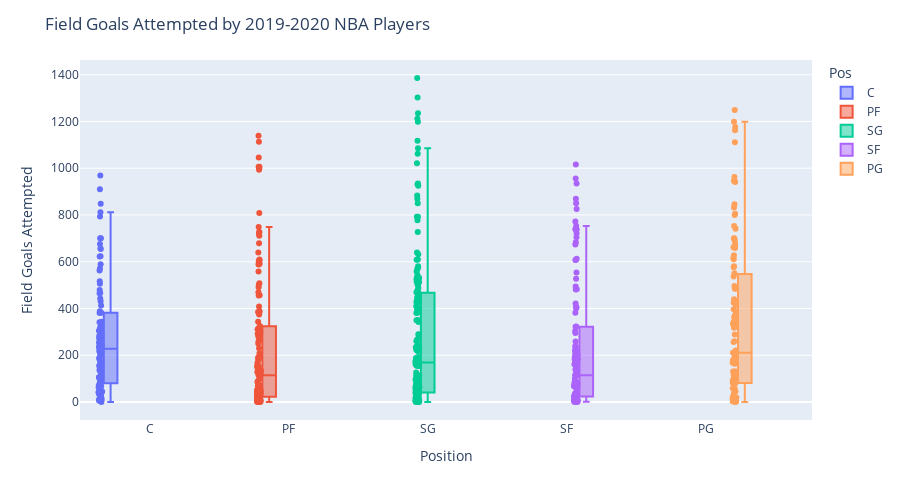

Source (notebook cell):
### Markdown cell above
### Box Plots

### Code cell
fig = px.box(basketballData, y="FGA", color = 'Pos', x = 'Pos',
                points='all', hover_data = ['Player']) # can be 'outliers', or False

fig.update_layout(
    height=500,
    title_text='Field Goals Attempted by 2019-2020 NBA Players',
    xaxis_title="Position",
    yaxis_title="Field Goals Attempted"
)
fig.show()

### Figure 1 — Plotly figure (JSON) as saved in the notebook; plotly's stock layout.template omitted (floating-point values rounded to 4 significant figures; data arrays with more than 128 entries replaced by an {"elided": "..."} marker saying what was removed)
{"data": [{"alignmentgroup": "True", "boxpoints": "all", "customdata": [["Steven Adams"], ["LaMarcus Aldridge"], ["Jarrett Allen"], ["Deandre Ayton"], ["Mo Bamba"], ["Aron Baynes"], ["Khem Birch"], ["Goga Bitadze"], ["Bismack Biyombo"], ["Marques Bolden"], ["Tony Bradley"], ["Moses Brown"], ["Thomas Bryant"], ["Clint Capela"], ["Wendell Carter Jr."], ["Willie Cauley-Stein"], ["Willie Cauley-Stein"], ["Willie Cauley-Stein"], ["Tyson Chandler"], ["Ed Davis"], ["Dewayne Dedmon"], ["Dewayne Dedmon"], ["Dewayne Dedmon"], ["Cheick Diallo"], ["Gorgui Dieng"], ["Gorgui Dieng"], ["Gorgui Dieng"], ["Andre Drummond"], ["Andre Drummond"], ["Andre Drummond"], ["Joel Embiid"], ["Tacko Fall"], ["Derrick Favors"], ["Bruno Fernando"], ["Daniel Gafford"], ["Marc Gasol"], ["Taj Gibson"], ["Rudy Gobert"], ["Montrezl Harrell"], ["Isaiah Hartenstein"], ["Jaxson Hayes"], ["Dewan Hernandez"], ["Willy Hernangómez"], ["Richaun Holmes"], ["Al Horford"], ["Dwight Howard"], ["Serge Ibaka"], ["Jaren Jackson Jr."], ["Nikola Jokić"], ["Damian Jones"], ["DeAndre Jordan"], ["Mfiondu Kabengele"], ["Frank Kaminsky"], ["Enes Kanter"], ["Maxi Kleber"], ["Luke Kornet"], ["Skal Labissière"], ["Alex Len"], ["Alex Len"], ["Alex Len"], ["Meyers Leonard"], ["Kevon Looney"], ["Brook Lopez"], ["Robin Lopez"], ["Ian Mahinmi"], ["Thon Maker"], ["Boban Marjanović"], ["JaVale McGee"], ["Nicolò Melli"], ["Mike Muscala"], ["Larry Nance Jr."], ["Nerlens Noel"], ["Kyle O'Quinn"], ["Jahlil Okafor"], ["Kelly Olynyk"], ["Anžejs Pasečņiks"], ["Justin Patton"], ["Norvel Pelle"], ["Mason Plumlee"], ["Jakob Poeltl"], ["Vincent Poirier"], ["Bobby Portis"], ["Dwight Powell"], ["Naz Reid"], ["Mitchell Robinson"], ["Domantas Sabonis"], ["Daniel Theis"], ["Tristan Thompson"], ["Karl-Anthony Towns"], ["Myles Turner"], ["Jonas Valančiūnas"], ["Nikola Vučević"], ["Moritz Wagner"], ["Hassan Whiteside"], ["Johnathan Williams"], ["Robert Williams"], ["Cody Zeller"], ["Ante Žižić"], ["Ivica Zubac"]], "hovertemplate": "Pos=%{x}<br>FGA=%{y}<br>Player=%{customdata[0]}<extra></extra>", "legendgroup": "C", "marker": {"color": "#636efa"}, "name": "C", "notched": false, "offsetgroup": "C", "orientation": "v", "showlegend": true, "type": "box", "x": ["C", "C", "C", "C", "C", "C", "C", "C", "C", "C", "C", "C", "C", "C", "C", "C", "C", "C", "C", "C", "C", "C", "C", "C", "C", "C", "C", "C", "C", "C", "C", "C", "C", "C", "C", "C", "C", "C", "C", "C", "C", "C", "C", "C", "C", "C", "C", "C", "C", "C", "C", "C", "C", "C", "C", "C", "C", "C", "C", "C", "C", "C", "C", "C", "C", "C", "C", "C", "C", "C", "C", "C", "C", "C", "C", "C", "C", "C", "C", "C", "C", "C", "C", "C", "C", "C", "C", "C", "C", "C", "C", "C", "C", "C", "C", "C", "C", "C", "C"], "x0": " ", "xaxis": "x", "y": [443, 793, 413, 465, 282, 381, 115, 129, 278, 0, 155, 10, 307, 388, 343, 45, 45, 45, 18, 34, 84, 84, 84, 137, 66, 66, 66, 105, 105, 105, 701, 12, 305, 199, 134, 236, 286, 506, 812, 67, 235, 5, 139, 321, 654, 257, 623, 701, 969, 178, 287, 32, 279, 311, 466, 187, 147, 42, 42, 42, 223, 79, 571, 273, 210, 193, 173, 283, 278, 159, 431, 254, 72, 144, 317, 106, 10, 35, 248, 218, 33, 589, 229, 243, 341, 848, 382, 562, 622, 517, 657, 910, 228, 676, 25, 62, 479, 72, 336], "y0": " ", "yaxis": "y"}, {"alignmentgroup": "True", "boxpoints": "all", "customdata": {"elided": "139x1 str values"}, "hovertemplate": "Pos=%{x}<br>FGA=%{y}<br>Player=%{customdata[0]}<extra></extra>", "legendgroup": "PF", "marker": {"color": "#EF553B"}, "name": "PF", "notched": false, "offsetgroup": "PF", "orientation": "v", "showlegend": true, "type": "box", "x": {"elided": "139 str values"}, "x0": " ", "xaxis": "x", "y": {"elided": "139 int values"}, "y0": " ", "yaxis": "y"}, {"alignmentgroup": "True", "boxpoints": "all", "customdata": {"elided": "165x1 str values"}, "hovertemplate": "Pos=%{x}<br>FGA=%{y}<br>Player=%{customdata[0]}<extra></extra>", "legendgroup": "SG", "marker": {"color": "#00cc96"}, "name": "SG", "notched": false, "offsetgroup": "SG", "orientation": "v", "showlegend": true, "type": "box", "x": {"elided": "165 str values"}, "x0": " ", "xaxis": "x", "y": {"elided": "165 int values"}, "y0": " ", "yaxis": "y"}, {"alignmentgroup": "True", "boxpoints": "all", "customdata": [["Justin Anderson"], ["Thanasis Antetokounmpo"], ["OG Anunoby"], ["Trevor Ariza"], ["Trevor Ariza"], ["Trevor Ariza"], ["Will Barton"], ["Keita Bates-Diop"], ["Keita Bates-Diop"], ["Keita Bates-Diop"], ["Nicolas Batum"], ["Dragan Bender"], ["Dragan Bender"], ["Dragan Bender"], ["Bojan Bogdanović"], ["Isaac Bonga"], ["Ignas Brazdeikis"], ["Mikal Bridges"], ["Miles Bridges"], ["Oshae Brissett"], ["Jaylen Brown"], ["Sterling Brown"], ["Jimmy Butler"], ["Bruno Caboclo"], ["Bruno Caboclo"], ["Bruno Caboclo"], ["Vlatko Čančar"], ["DeMarre Carroll"], ["DeMarre Carroll"], ["DeMarre Carroll"], ["Vince Carter"], ["Wilson Chandler"], ["Zylan Cheatham"], ["Torrey Craig"], ["Jae Crowder"], ["Jae Crowder"], ["Jae Crowder"], ["DeMar DeRozan"], ["Hamidou Diallo"], ["Sekou Doumbouya"], ["Jared Dudley"], ["James Ennis"], ["James Ennis"], ["James Ennis"], ["Terrance Ferguson"], ["Paul George"], ["Javonte Green"], ["Maurice Harkless"], ["Maurice Harkless"], ["Maurice Harkless"], ["Joe Harris"], ["Shaquille Harrison"], ["Josh Hart"], ["Gordon Hayward"], ["Solomon Hill"], ["Solomon Hill"], ["Solomon Hill"], ["Jaylen Hoard"], ["Rondae Hollis-Jefferson"], ["Rodney Hood"], ["Danuel House"], ["De'Andre Hunter"], ["Chandler Hutchison"], ["Joe Ingles"], ["Jonathan Isaac"], ["Wesley Iwundu"], ["Alize Johnson"], ["B.J. Johnson"], ["Keldon Johnson"], ["Derrick Jones Jr."], ["Stanton Kidd"], ["Michael Kidd-Gilchrist"], ["Michael Kidd-Gilchrist"], ["Michael Kidd-Gilchrist"], ["Louis King"], ["Kevin Knox"], ["Kyle Korver"], ["Vic Law"], ["Kawhi Leonard"], ["Caleb Martin"], ["Cody Martin"], ["Kelan Martin"], ["Patrick McCaw"], ["Alfonzo McKinnie"], ["Khris Middleton"], ["Malcolm Miller"], ["Džanan Musa"], ["Sviatoslav Mykhailiuk"], ["Abdel Nader"], ["David Nwaba"], ["KZ Okpala"], ["Cedi Osman"], ["Kelly Oubre Jr."], ["Chandler Parsons"], ["Kevin Porter Jr."], ["Otto Porter"], ["Cam Reddish"], ["Duncan Robinson"], ["Glenn Robinson III"], ["Glenn Robinson III"], ["Glenn Robinson III"], ["Isaiah Roby"], ["JaKarr Sampson"], ["Admiral Schofield"], ["Tony Snell"], ["Juan Toscano-Anderson"], ["Jarrod Uthoff"], ["Denzel Valentine"], ["Taurean Prince"], ["T.J. Warren"], ["Paul Watson"], ["Paul Watson"], ["Paul Watson"], ["Justise Winslow"]], "hovertemplate": "Pos=%{x}<br>FGA=%{y}<br>Player=%{customdata[0]}<extra></extra>", "legendgroup": "SF", "marker": {"color": "#ab63fa"}, "name": "SF", "notched": false, "offsetgroup": "SF", "orientation": "v", "showlegend": true, "type": "box", "x": ["SF", "SF", "SF", "SF", "SF", "SF", "SF", "SF", "SF", "SF", "SF", "SF", "SF", "SF", "SF", "SF", "SF", "SF", "SF", "SF", "SF", "SF", "SF", "SF", "SF", "SF", "SF", "SF", "SF", "SF", "SF", "SF", "SF", "SF", "SF", "SF", "SF", "SF", "SF", "SF", "SF", "SF", "SF", "SF", "SF", "SF", "SF", "SF", "SF", "SF", "SF", "SF", "SF", "SF", "SF", "SF", "SF", "SF", "SF", "SF", "SF", "SF", "SF", "SF", "SF", "SF", "SF", "SF", "SF", "SF", "SF", "SF", "SF", "SF", "SF", "SF", "SF", "SF", "SF", "SF", "SF", "SF", "SF", "SF", "SF", "SF", "SF", "SF", "SF", "SF", "SF", "SF", "SF", "SF", "SF", "SF", "SF", "SF", "SF", "SF", "SF", "SF", "SF", "SF", "SF", "SF", "SF", "SF", "SF", "SF", "SF", "SF", "SF", "SF"], "x0": " ", "xaxis": "x", "y": [6, 36, 527, 159, 159, 159, 738, 2, 2, 2, 81, 71, 71, 71, 935, 184, 22, 407, 753, 36, 772, 218, 722, 8, 8, 8, 15, 25, 25, 25, 304, 183, 5, 208, 114, 114, 114, 956, 219, 236, 50, 68, 68, 68, 199, 674, 98, 66, 66, 66, 705, 165, 481, 607, 15, 15, 15, 32, 295, 172, 482, 683, 175, 494, 322, 194, 15, 18, 31, 323, 3, 7, 7, 7, 21, 401, 259, 3, 1016, 84, 207, 181, 162, 171, 850, 24, 139, 405, 220, 71, 5, 609, 826, 18, 421, 140, 554, 613, 71, 71, 71, 1, 81, 75, 382, 63, 7, 237, 739, 869, 1, 1, 1, 129], "y0": " ", "yaxis": "y"}, {"alignmentgroup": "True", "boxpoints": "all", "customdata": [["Ryan Arcidiacono"], ["D.J. Augustin"], ["Lonzo Ball"], ["J.J. Barea"], ["Patrick Beverley"], ["Eric Bledsoe"], ["Jordan Bone"], ["Ky Bowman"], ["Malcolm Brogdon"], ["Jalen Brunson"], ["Trey Burke"], ["Jevon Carter"], ["Alex Caruso"], ["Joe Chealey"], ["Chris Chiozza"], ["Chris Chiozza"], ["Chris Chiozza"], ["Mike Conley"], ["Quinn Cook"], ["Stephen Curry"], ["Matthew Dellavedova"], ["Luka Dončić"], ["PJ Dozier"], ["Goran Dragić"], ["Kris Dunn"], ["Yogi Ferrell"], ["De'Aaron Fox"], ["Tim Frazier"], ["Markelle Fultz"], ["Darius Garland"], ["Brandon Goodwin"], ["Devonte' Graham"], ["Josh Gray"], ["Jared Harper"], ["George Hill"], ["Aaron Holiday"], ["Kyrie Irving"], ["Frank Jackson"], ["Reggie Jackson"], ["Reggie Jackson"], ["Reggie Jackson"], ["LeBron James"], ["Ty Jerome"], ["Tyus Jones"], ["Cory Joseph"], ["Brandon Knight"], ["Brandon Knight"], ["Brandon Knight"], ["Jalen Lecque"], ["Damian Lillard"], ["Kyle Lowry"], ["Josh Magette"], ["Jeremiah Martin"], ["Frank Mason III"], ["T.J. McConnell"], ["Jordan McLaughlin"], ["De'Anthony Melton"], ["Patty Mills"], ["Ja Morant"], ["Monte Morris"], ["Emmanuel Mudiay"], ["Dejounte Murray"], ["Jamal Murray"], ["Shabazz Napier"], ["Shabazz Napier"], ["Shabazz Napier"], ["Raul Neto"], ["Frank Ntilikina"], ["Elie Okobo"], ["Jeremy Pargo"], ["Chris Paul"], ["Elfrid Payton"], ["Gary Payton II"], ["Shamorie Ponds"], ["Chasson Randle"], ["Justin Robinson"], ["Rajon Rondo"], ["Derrick Rose"], ["Terry Rozier"], ["Ricky Rubio"], ["D'Angelo Russell"], ["D'Angelo Russell"], ["D'Angelo Russell"], ["Tomáš Satoranský"], ["Dennis Schröder"], ["Ben Simmons"], ["Dennis Smith Jr."], ["Ish Smith"], ["Edmond Sumner"], ["Jeff Teague"], ["Jeff Teague"], ["Jeff Teague"], ["Isaiah Thomas"], ["Allonzo Trier"], ["Evan Turner"], ["Fred VanVleet"], ["Gabe Vincent"], ["Kemba Walker"], ["Derrick Walton"], ["Derrick Walton"], ["Derrick Walton"], ["Brad Wanamaker"], ["Tremont Waters"], ["Russell Westbrook"], ["Nigel Williams-Goss"], ["Justin Wright-Foreman"], ["Trae Young"]], "hovertemplate": "Pos=%{x}<br>FGA=%{y}<br>Player=%{customdata[0]}<extra></extra>", "legendgroup": "PG", "marker": {"color": "#FFA15A"}, "name": "PG", "notched": false, "offsetgroup": "PG", "orientation": "v", "showlegend": true, "type": "box", "x": ["PG", "PG", "PG", "PG", "PG", "PG", "PG", "PG", "PG", "PG", "PG", "PG", "PG", "PG", "PG", "PG", "PG", "PG", "PG", "PG", "PG", "PG", "PG", "PG", "PG", "PG", "PG", "PG", "PG", "PG", "PG", "PG", "PG", "PG", "PG", "PG", "PG", "PG", "PG", "PG", "PG", "PG", "PG", "PG", "PG", "PG", "PG", "PG", "PG", "PG", "PG", "PG", "PG", "PG", "PG", "PG", "PG", "PG", "PG", "PG", "PG", "PG", "PG", "PG", "PG", "PG", "PG", "PG", "PG", "PG", "PG", "PG", "PG", "PG", "PG", "PG", "PG", "PG", "PG", "PG", "PG", "PG", "PG", "PG", "PG", "PG", "PG", "PG", "PG", "PG", "PG", "PG", "PG", "PG", "PG", "PG", "PG", "PG", "PG", "PG", "PG", "PG", "PG", "PG", "PG", "PG", "PG"], "x0": " ", "xaxis": "x", "y": [220, 397, 628, 179, 325, 662, 20, 321, 659, 388, 127, 205, 260, 7, 45, 45, 45, 486, 173, 82, 175, 1111, 91, 663, 342, 169, 692, 94, 676, 699, 190, 963, 2, 4, 336, 496, 416, 257, 59, 59, 59, 1176, 106, 429, 369, 81, 81, 81, 10, 1162, 741, 15, 5, 19, 362, 178, 353, 576, 800, 484, 289, 537, 846, 130, 130, 130, 175, 333, 181, 22, 805, 440, 116, 5, 4, 12, 328, 753, 941, 611, 211, 211, 211, 551, 945, 617, 211, 581, 111, 165, 165, 165, 426, 106, 67, 701, 19, 832, 3, 3, 3, 318, 35, 1199, 7, 0, 1249], "y0": " ", "yaxis": "y"}], "layout": {"boxmode": "group", "height": 500, "legend": {"title": {"text": "Pos"}, "tracegroupgap": 0}, "margin": {"t": 60}, "title": {"text": "Field Goals Attempted by 2019-2020 NBA Players"}, "xaxis": {"anchor": "y", "categoryarray": ["C", "PF", "SG", "SF", "PG"], "categoryorder": "array", "domain": [0, 1], "title": {"text": "Position"}}, "yaxis": {"anchor": "x", "domain": [0, 1], "title": {"text": "Field Goals Attempted"}}}}
